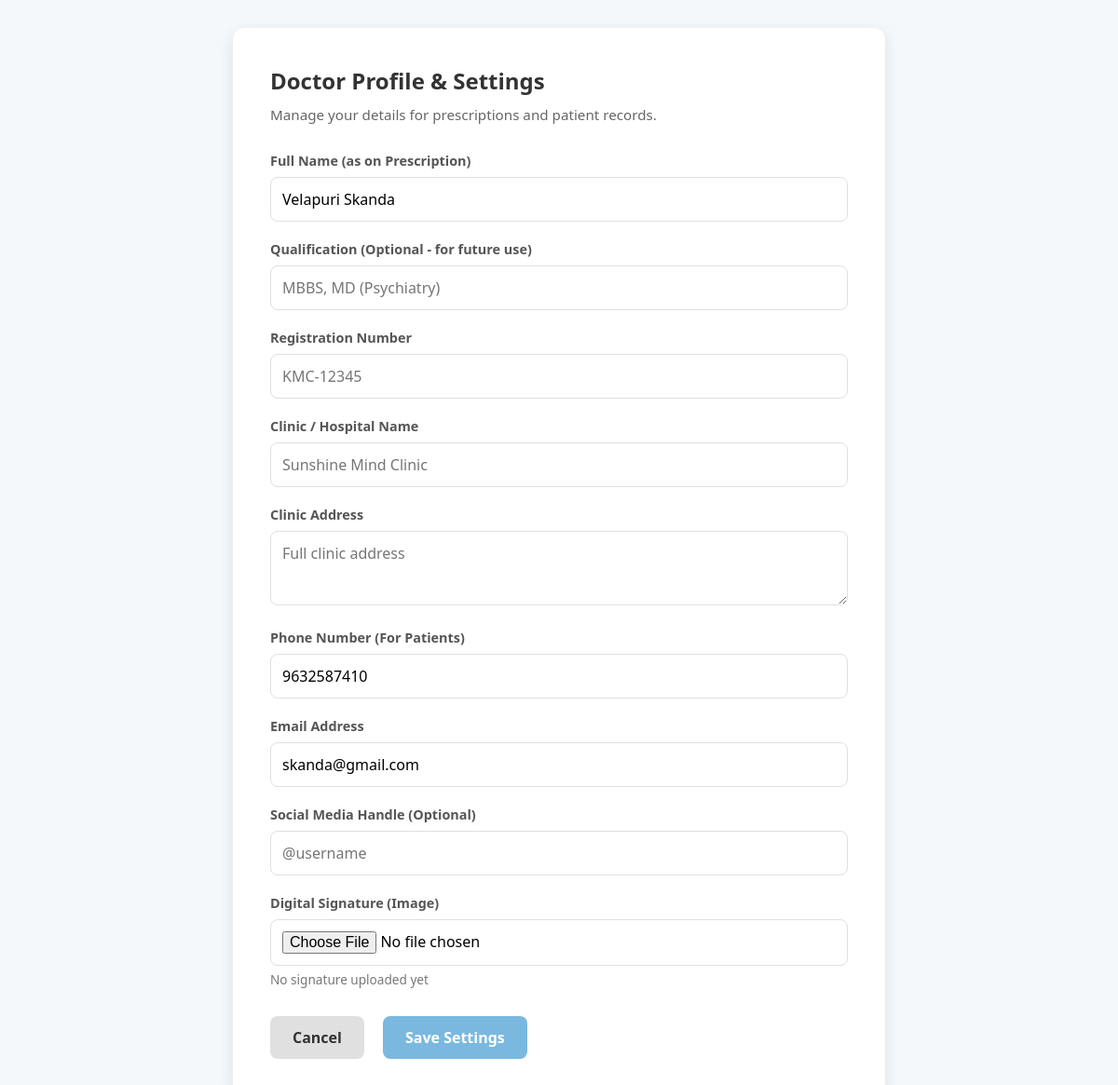
The page /profile (signed in) on the database its author committed.
### models.py (models this page shows)
class Doctor(db.Model):
    __tablename__ = 'doctors'
    id = db.Column(db.Integer, primary_key=True)
    username = db.Column(db.String(80), unique=True, nullable=False)
    password_hash = db.Column(db.String(120), nullable=False)
    full_name = db.Column(db.String(100)) # e.g. "Dr. John Doe"
    clinic_name = db.Column(db.String(200))
    kmc_code = db.Column(db.String(50))
    address_text = db.Column(db.Text)
    social_handle = db.Column(db.String(100)) # e.g. "@drjohnpsych"
    signature_filename = db.Column(db.String(200)) # Path to uploaded image
    phone = db.Column(db.String(20))
    email = db.Column(db.String(120))
    patients = db.relationship('Patient', backref='doctor', lazy=True)

### app.py (the view, shortened to what this page needs)
@app.route('/profile', methods=['GET', 'POST'])
@doctor_required
def profile():
    doctor = Doctor.query.get(session.get('doctor_id'))
    if not doctor:
        flash('Doctor not found.', 'error')
        return redirect(url_for('first_visit'))
    return render_template('profile.html', doctor=doctor)

### app.py (called while the page is built)
@app.context_processor
def utility_processor():
    return dict(format_frequency=format_frequency)

def doctor_required(f):
    @wraps(f)
    def decorated_function(*args, **kwargs):
        if 'logged_in' not in session or not session.get('logged_in'):
            flash('This action requires a registered doctor account.', 'error')
            return redirect(url_for('landing'))
        return f(*args, **kwargs)
    return decorated_function

### templates/profile.html (shortened to what this page needs)
<!DOCTYPE html>
<html lang="en">
<head>
</head>
<body>
    <div class="container">
        <h2>Doctor Profile & Settings</h2>
        <p class="subtitle">Manage your details for prescriptions and patient records.</p>
        <form method="POST" enctype="multipart/form-data">
            <div class="form-group">
                <label for="full_name">Full Name (as on Prescription)</label>
                <input type="text" id="full_name" name="full_name" value="{{ doctor.full_name or '' }}" placeholder="Dr. First Last">
            </div>
            <div class="form-group">
                <label for="qualification">Qualification (Optional - for future use)</label>
                <input type="text" id="qualification" name="qualification" value="" placeholder="MBBS, MD (Psychiatry)">
            </div>
            <div class="form-group">
                <label for="kmc_code">Registration Number</label>
                <input type="text" id="kmc_code" name="kmc_code" value="{{ doctor.kmc_code or '' }}" placeholder="KMC-12345">
            </div>
            <div class="form-group">
                <label for="clinic_name">Clinic / Hospital Name</label>
                <input type="text" id="clinic_name" name="clinic_name" value="{{ doctor.clinic_name or '' }}" placeholder="Sunshine Mind Clinic">
            </div>
            <div class="form-group">
                <label for="address_text">Clinic Address</label>
                <textarea id="address_text" name="address_text" placeholder="Full clinic address">{{ doctor.address_text or '' }}</textarea>
            </div>
            <div class="form-group">
                <label for="phone">Phone Number (For Patients)</label>
                <input type="text" id="phone" name="phone" value="{{ doctor.phone or '' }}" placeholder="+91 99999 88888">
            </div>
            <div class="form-group">
                <label for="email">Email Address</label>
                <input type="email" id="email" name="email" value="{{ doctor.email or '' }}" placeholder="doctor@example.com">
            </div>
            <div class="form-group">
                <label for="social_handle">Social Media Handle (Optional)</label>
                <input type="text" id="social_handle" name="social_handle" value="{{ doctor.social_handle or '' }}" placeholder="@username">
            </div>
            <div class="form-group">
                <label for="signature">Digital Signature (Image)</label>
                <input type="file" id="signature" name="signature" accept="image/*">
                {% if doctor.signature_filename %}
                <div class="file-info">Current signature uploaded</div>
                <div class="signature-preview">
                    <img src="{{ url_for('static', filename='signatures/' + doctor.signature_filename) }}" alt="Current Signature">
                </div>
                {% else %}
                <div class="file-info">No signature uploaded yet</div>
                {% endif %}
            </div>
            <div style="margin-top: 30px; display: flex; gap: 10px;">
                <a href="{{ url_for('first_visit') }}" class="btn btn-secondary" style="text-decoration: none; display: inline-block;">Cancel</a>
                <button type="submit" class="btn">Save Settings</button>
            </div>
        </form>
    </div>
</body>
</html>

### templates/profile.html (style rules this page uses)
:root { --primary-blue: #A5DCFE; --primary-dark: #7ab8e0; --text-color: #333; --border-color: #e0e0e0; --bg-color: #f4f8fb; }
* { box-sizing: border-box; margin: 0; padding: 0; font-family: 'Segoe UI', Tahoma, Geneva, Verdana, sans-serif; }
body { background-color: var(--bg-color); padding: 30px; }
.container { max-width: 700px; margin: 0 auto; background: white; padding: 40px; border-radius: 12px; box-shadow: 0 4px 15px rgba(0,0,0,0.1); }
h2 { color: #333; margin-bottom: 10px; }
.subtitle { color: #666; margin-bottom: 30px; font-size: 0.95rem; }
.form-group { margin-bottom: 20px; }
label { display: block; margin-bottom: 8px; font-weight: 600; color: #555; font-size: 0.9rem; }
input[type="text"], input[type="email"], textarea, input[type="file"] { width: 100%; padding: 12px; border: 1px solid var(--border-color); border-radius: 8px; font-size: 1rem; transition: border 0.2s; }
textarea { resize: vertical; min-height: 80px; }
.btn { background-color: var(--primary-dark); color: white; border: none; padding: 12px 24px; border-radius: 8px; font-size: 1rem; cursor: pointer; transition: background 0.2s; font-weight: 600; }
.btn-secondary { background-color: #e0e0e0; color: #333; margin-right: 10px; }
.file-info { font-size: 0.85rem; color: #777; margin-top: 5px; }

### rows shown on the page
Doctor: full_name "Velapuri Skanda", phone "9632587410", email "skanda@gmail.com"
